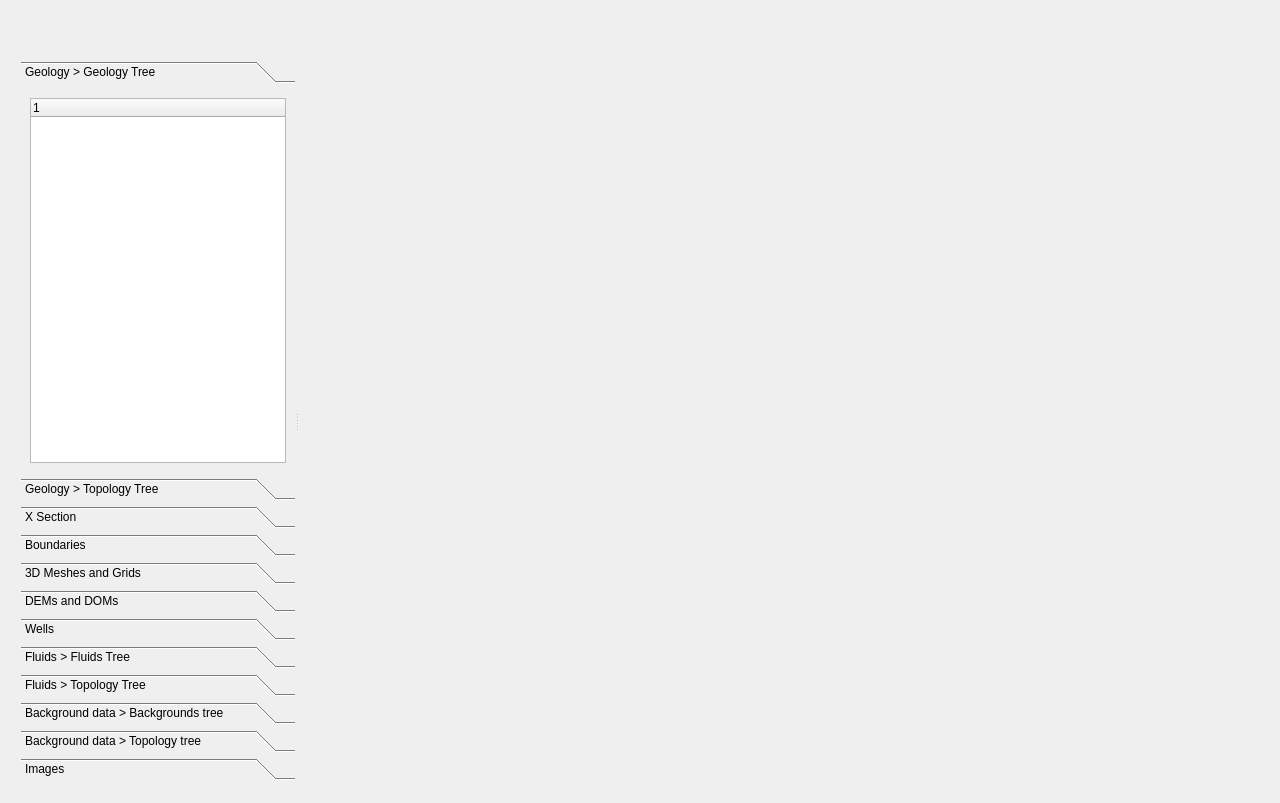
<?xml version="1.0" encoding="UTF-8"?>
<ui version="4.0">
 <class>Form</class>
 <widget class="QWidget" name="Form">
  <property name="geometry">
   <rect>
    <x>0</x>
    <y>0</y>
    <width>1280</width>
    <height>803</height>
   </rect>
  </property>
  <property name="windowTitle">
   <string>Form</string>
  </property>
  <widget class="QWidget" name="verticalLayoutWidget">
   <property name="geometry">
    <rect>
     <x>10</x>
     <y>50</y>
     <width>1251</width>
     <height>741</height>
    </rect>
   </property>
   <layout class="QVBoxLayout" name="centralWidget">
    <property name="leftMargin">
     <number>11</number>
    </property>
    <property name="topMargin">
     <number>11</number>
    </property>
    <property name="rightMargin">
     <number>11</number>
    </property>
    <property name="bottomMargin">
     <number>11</number>
    </property>
    <item>
     <widget class="QSplitter" name="splitter">
      <property name="sizePolicy">
       <sizepolicy hsizetype="Expanding" vsizetype="Expanding">
        <horstretch>1</horstretch>
        <verstretch>1</verstretch>
       </sizepolicy>
      </property>
      <property name="minimumSize">
       <size>
        <width>0</width>
        <height>0</height>
       </size>
      </property>
      <property name="baseSize">
       <size>
        <width>0</width>
        <height>0</height>
       </size>
      </property>
      <property name="lineWidth">
       <number>0</number>
      </property>
      <property name="orientation">
       <enum>Qt::Horizontal</enum>
      </property>
      <widget class="QToolBox" name="toolBox_2">
       <property name="sizePolicy">
        <sizepolicy hsizetype="Expanding" vsizetype="Expanding">
         <horstretch>0</horstretch>
         <verstretch>0</verstretch>
        </sizepolicy>
       </property>
       <property name="minimumSize">
        <size>
         <width>0</width>
         <height>0</height>
        </size>
       </property>
       <property name="baseSize">
        <size>
         <width>0</width>
         <height>0</height>
        </size>
       </property>
       <property name="frameShadow">
        <enum>QFrame::Raised</enum>
       </property>
       <property name="currentIndex">
        <number>0</number>
       </property>
       <widget class="QWidget" name="GeologyTreePage_2">
        <property name="geometry">
         <rect>
          <x>0</x>
          <y>0</y>
          <width>278</width>
          <height>347</height>
         </rect>
        </property>
        <property name="sizePolicy">
         <sizepolicy hsizetype="Expanding" vsizetype="Expanding">
          <horstretch>1</horstretch>
          <verstretch>1</verstretch>
         </sizepolicy>
        </property>
        <property name="minimumSize">
         <size>
          <width>0</width>
          <height>0</height>
         </size>
        </property>
        <property name="baseSize">
         <size>
          <width>0</width>
          <height>0</height>
         </size>
        </property>
        <attribute name="label">
         <string>Geology &gt; Geology Tree</string>
        </attribute>
        <layout class="QVBoxLayout" name="verticalLayout_14">
         <item>
          <widget class="QTreeWidget" name="GeologyTreeWidget_2">
           <property name="sizePolicy">
            <sizepolicy hsizetype="Expanding" vsizetype="Expanding">
             <horstretch>1</horstretch>
             <verstretch>1</verstretch>
            </sizepolicy>
           </property>
           <property name="minimumSize">
            <size>
             <width>0</width>
             <height>0</height>
            </size>
           </property>
           <property name="maximumSize">
            <size>
             <width>16777215</width>
             <height>16777215</height>
            </size>
           </property>
           <property name="baseSize">
            <size>
             <width>0</width>
             <height>0</height>
            </size>
           </property>
           <column>
            <property name="text">
             <string notr="true">1</string>
            </property>
           </column>
          </widget>
         </item>
        </layout>
       </widget>
       <widget class="QWidget" name="TopologyTreePage_2">
        <property name="geometry">
         <rect>
          <x>0</x>
          <y>0</y>
          <width>278</width>
          <height>347</height>
         </rect>
        </property>
        <property name="sizePolicy">
         <sizepolicy hsizetype="Expanding" vsizetype="Expanding">
          <horstretch>1</horstretch>
          <verstretch>1</verstretch>
         </sizepolicy>
        </property>
        <property name="minimumSize">
         <size>
          <width>0</width>
          <height>0</height>
         </size>
        </property>
        <property name="baseSize">
         <size>
          <width>0</width>
          <height>0</height>
         </size>
        </property>
        <attribute name="label">
         <string>Geology &gt; Topology Tree</string>
        </attribute>
        <layout class="QVBoxLayout" name="verticalLayout_15">
         <item>
          <widget class="QTreeWidget" name="TopologyTreeWidget_2">
           <property name="sizePolicy">
            <sizepolicy hsizetype="Expanding" vsizetype="Expanding">
             <horstretch>1</horstretch>
             <verstretch>1</verstretch>
            </sizepolicy>
           </property>
           <property name="minimumSize">
            <size>
             <width>0</width>
             <height>0</height>
            </size>
           </property>
           <property name="baseSize">
            <size>
             <width>0</width>
             <height>0</height>
            </size>
           </property>
           <column>
            <property name="text">
             <string notr="true">1</string>
            </property>
           </column>
          </widget>
         </item>
        </layout>
       </widget>
       <widget class="QWidget" name="XSectionListPage_2">
        <property name="geometry">
         <rect>
          <x>0</x>
          <y>0</y>
          <width>278</width>
          <height>347</height>
         </rect>
        </property>
        <property name="sizePolicy">
         <sizepolicy hsizetype="Expanding" vsizetype="Expanding">
          <horstretch>1</horstretch>
          <verstretch>1</verstretch>
         </sizepolicy>
        </property>
        <property name="minimumSize">
         <size>
          <width>0</width>
          <height>0</height>
         </size>
        </property>
        <property name="baseSize">
         <size>
          <width>0</width>
          <height>0</height>
         </size>
        </property>
        <attribute name="label">
         <string>X Section</string>
        </attribute>
        <layout class="QVBoxLayout" name="verticalLayout_16">
         <item>
          <widget class="QTreeWidget" name="XSectionTreeWidget_2">
           <property name="sizePolicy">
            <sizepolicy hsizetype="Expanding" vsizetype="Expanding">
             <horstretch>1</horstretch>
             <verstretch>1</verstretch>
            </sizepolicy>
           </property>
           <property name="minimumSize">
            <size>
             <width>0</width>
             <height>0</height>
            </size>
           </property>
           <property name="baseSize">
            <size>
             <width>0</width>
             <height>0</height>
            </size>
           </property>
           <property name="tabKeyNavigation">
            <bool>true</bool>
           </property>
           <property name="dragDropOverwriteMode">
            <bool>true</bool>
           </property>
           <property name="selectionMode">
            <enum>QAbstractItemView::ExtendedSelection</enum>
           </property>
           <property name="horizontalScrollMode">
            <enum>QAbstractItemView::ScrollPerItem</enum>
           </property>
           <property name="autoExpandDelay">
            <number>-1</number>
           </property>
           <column>
            <property name="text">
             <string notr="true">1</string>
            </property>
           </column>
          </widget>
         </item>
        </layout>
       </widget>
       <widget class="QWidget" name="BoundariesPage_2">
        <property name="geometry">
         <rect>
          <x>0</x>
          <y>0</y>
          <width>278</width>
          <height>347</height>
         </rect>
        </property>
        <property name="sizePolicy">
         <sizepolicy hsizetype="Expanding" vsizetype="Expanding">
          <horstretch>0</horstretch>
          <verstretch>0</verstretch>
         </sizepolicy>
        </property>
        <attribute name="label">
         <string>Boundaries</string>
        </attribute>
        <layout class="QVBoxLayout" name="verticalLayout_17">
         <item>
          <widget class="QTableWidget" name="BoundariesTableWidget_2">
           <property name="sizePolicy">
            <sizepolicy hsizetype="Expanding" vsizetype="Expanding">
             <horstretch>1</horstretch>
             <verstretch>1</verstretch>
            </sizepolicy>
           </property>
           <property name="minimumSize">
            <size>
             <width>0</width>
             <height>0</height>
            </size>
           </property>
           <property name="baseSize">
            <size>
             <width>0</width>
             <height>0</height>
            </size>
           </property>
          </widget>
         </item>
        </layout>
       </widget>
       <widget class="QWidget" name="Mesh3DPage_2">
        <property name="geometry">
         <rect>
          <x>0</x>
          <y>0</y>
          <width>278</width>
          <height>347</height>
         </rect>
        </property>
        <property name="sizePolicy">
         <sizepolicy hsizetype="Expanding" vsizetype="Expanding">
          <horstretch>1</horstretch>
          <verstretch>1</verstretch>
         </sizepolicy>
        </property>
        <property name="minimumSize">
         <size>
          <width>0</width>
          <height>0</height>
         </size>
        </property>
        <property name="baseSize">
         <size>
          <width>0</width>
          <height>0</height>
         </size>
        </property>
        <attribute name="label">
         <string>3D Meshes and Grids</string>
        </attribute>
        <layout class="QVBoxLayout" name="verticalLayout_18">
         <item>
          <widget class="QTableWidget" name="Mesh3DTableWidget_2">
           <property name="sizePolicy">
            <sizepolicy hsizetype="Expanding" vsizetype="Expanding">
             <horstretch>1</horstretch>
             <verstretch>1</verstretch>
            </sizepolicy>
           </property>
           <property name="minimumSize">
            <size>
             <width>0</width>
             <height>0</height>
            </size>
           </property>
           <property name="baseSize">
            <size>
             <width>0</width>
             <height>0</height>
            </size>
           </property>
          </widget>
         </item>
        </layout>
       </widget>
       <widget class="QWidget" name="DOMsPage_2">
        <property name="geometry">
         <rect>
          <x>0</x>
          <y>0</y>
          <width>278</width>
          <height>347</height>
         </rect>
        </property>
        <property name="sizePolicy">
         <sizepolicy hsizetype="Expanding" vsizetype="Expanding">
          <horstretch>1</horstretch>
          <verstretch>1</verstretch>
         </sizepolicy>
        </property>
        <property name="minimumSize">
         <size>
          <width>0</width>
          <height>0</height>
         </size>
        </property>
        <property name="baseSize">
         <size>
          <width>0</width>
          <height>0</height>
         </size>
        </property>
        <attribute name="label">
         <string>DEMs and DOMs</string>
        </attribute>
        <layout class="QVBoxLayout" name="verticalLayout_19">
         <item>
          <widget class="QTableWidget" name="DOMsTableWidget_2">
           <property name="sizePolicy">
            <sizepolicy hsizetype="Expanding" vsizetype="Expanding">
             <horstretch>1</horstretch>
             <verstretch>1</verstretch>
            </sizepolicy>
           </property>
           <property name="minimumSize">
            <size>
             <width>0</width>
             <height>0</height>
            </size>
           </property>
           <property name="baseSize">
            <size>
             <width>0</width>
             <height>0</height>
            </size>
           </property>
          </widget>
         </item>
        </layout>
       </widget>
       <widget class="QWidget" name="WellsPage_2">
        <property name="geometry">
         <rect>
          <x>0</x>
          <y>0</y>
          <width>278</width>
          <height>347</height>
         </rect>
        </property>
        <attribute name="label">
         <string>Wells</string>
        </attribute>
        <layout class="QVBoxLayout" name="verticalLayout_20">
         <item>
          <widget class="QTreeWidget" name="WellsTreeWidget_2">
           <column>
            <property name="text">
             <string notr="true">1</string>
            </property>
           </column>
          </widget>
         </item>
        </layout>
       </widget>
       <widget class="QWidget" name="FluidsTreePage_2">
        <property name="geometry">
         <rect>
          <x>0</x>
          <y>0</y>
          <width>278</width>
          <height>347</height>
         </rect>
        </property>
        <attribute name="label">
         <string>Fluids &gt; Fluids Tree</string>
        </attribute>
        <layout class="QVBoxLayout" name="verticalLayout_21">
         <item>
          <widget class="QTreeWidget" name="FluidsTreeWidget_2">
           <column>
            <property name="text">
             <string notr="true">1</string>
            </property>
           </column>
          </widget>
         </item>
        </layout>
       </widget>
       <widget class="QWidget" name="FluidsTopologyTree_2">
        <property name="geometry">
         <rect>
          <x>0</x>
          <y>0</y>
          <width>278</width>
          <height>347</height>
         </rect>
        </property>
        <attribute name="label">
         <string>Fluids &gt; Topology Tree</string>
        </attribute>
        <layout class="QVBoxLayout" name="verticalLayout_22">
         <item>
          <widget class="QTreeWidget" name="FluidsTopologyTreeWidget_2">
           <column>
            <property name="text">
             <string notr="true">1</string>
            </property>
           </column>
          </widget>
         </item>
        </layout>
       </widget>
       <widget class="QWidget" name="BackgroundsTreePage_2">
        <property name="geometry">
         <rect>
          <x>0</x>
          <y>0</y>
          <width>278</width>
          <height>347</height>
         </rect>
        </property>
        <attribute name="label">
         <string>Background data &gt; Backgrounds tree</string>
        </attribute>
        <layout class="QVBoxLayout" name="verticalLayout_23">
         <item>
          <widget class="QTreeWidget" name="BackgroundsTreeWidget_2">
           <column>
            <property name="text">
             <string notr="true">1</string>
            </property>
           </column>
          </widget>
         </item>
        </layout>
       </widget>
       <widget class="QWidget" name="BackgroundsTopologyTree_2">
        <property name="geometry">
         <rect>
          <x>0</x>
          <y>0</y>
          <width>278</width>
          <height>347</height>
         </rect>
        </property>
        <attribute name="label">
         <string>Background data &gt; Topology tree</string>
        </attribute>
        <layout class="QVBoxLayout" name="verticalLayout_24">
         <item>
          <widget class="QTreeWidget" name="BackgroundsTopologyTreeWidget_2">
           <column>
            <property name="text">
             <string notr="true">1</string>
            </property>
           </column>
          </widget>
         </item>
        </layout>
       </widget>
       <widget class="QWidget" name="ImagesPage_2">
        <property name="geometry">
         <rect>
          <x>0</x>
          <y>0</y>
          <width>278</width>
          <height>347</height>
         </rect>
        </property>
        <property name="sizePolicy">
         <sizepolicy hsizetype="Expanding" vsizetype="Expanding">
          <horstretch>1</horstretch>
          <verstretch>1</verstretch>
         </sizepolicy>
        </property>
        <property name="minimumSize">
         <size>
          <width>0</width>
          <height>0</height>
         </size>
        </property>
        <property name="baseSize">
         <size>
          <width>0</width>
          <height>0</height>
         </size>
        </property>
        <attribute name="label">
         <string>Images</string>
        </attribute>
        <layout class="QVBoxLayout" name="verticalLayout_2">
         <item>
          <widget class="QTableWidget" name="ImagesTableWidget_2">
           <property name="sizePolicy">
            <sizepolicy hsizetype="Expanding" vsizetype="Expanding">
             <horstretch>1</horstretch>
             <verstretch>1</verstretch>
            </sizepolicy>
           </property>
           <property name="minimumSize">
            <size>
             <width>0</width>
             <height>0</height>
            </size>
           </property>
           <property name="baseSize">
            <size>
             <width>0</width>
             <height>0</height>
            </size>
           </property>
          </widget>
         </item>
        </layout>
       </widget>
      </widget>
      <widget class="QFrame" name="ViewFrame_2">
       <property name="enabled">
        <bool>true</bool>
       </property>
       <property name="sizePolicy">
        <sizepolicy hsizetype="Expanding" vsizetype="Expanding">
         <horstretch>1</horstretch>
         <verstretch>0</verstretch>
        </sizepolicy>
       </property>
       <property name="minimumSize">
        <size>
         <width>0</width>
         <height>0</height>
        </size>
       </property>
       <property name="baseSize">
        <size>
         <width>0</width>
         <height>0</height>
        </size>
       </property>
       <property name="frameShape">
        <enum>QFrame::NoFrame</enum>
       </property>
       <property name="frameShadow">
        <enum>QFrame::Plain</enum>
       </property>
       <property name="lineWidth">
        <number>0</number>
       </property>
       <layout class="QHBoxLayout" name="horizontalLayout_2">
        <property name="leftMargin">
         <number>0</number>
        </property>
        <property name="topMargin">
         <number>0</number>
        </property>
        <property name="rightMargin">
         <number>0</number>
        </property>
        <property name="bottomMargin">
         <number>0</number>
        </property>
        <item>
         <layout class="QVBoxLayout" name="ViewFrameLayout_2">
          <property name="spacing">
           <number>8</number>
          </property>
          <property name="sizeConstraint">
           <enum>QLayout::SetDefaultConstraint</enum>
          </property>
          <property name="leftMargin">
           <number>4</number>
          </property>
          <property name="topMargin">
           <number>4</number>
          </property>
          <property name="rightMargin">
           <number>4</number>
          </property>
          <property name="bottomMargin">
           <number>4</number>
          </property>
         </layout>
        </item>
       </layout>
      </widget>
     </widget>
    </item>
   </layout>
  </widget>
  <widget class="QWidget" name="menuBar" native="true">
   <property name="geometry">
    <rect>
     <x>10</x>
     <y>10</y>
     <width>1251</width>
     <height>31</height>
    </rect>
   </property>
  </widget>
 </widget>
 <resources/>
 <connections/>
</ui>
